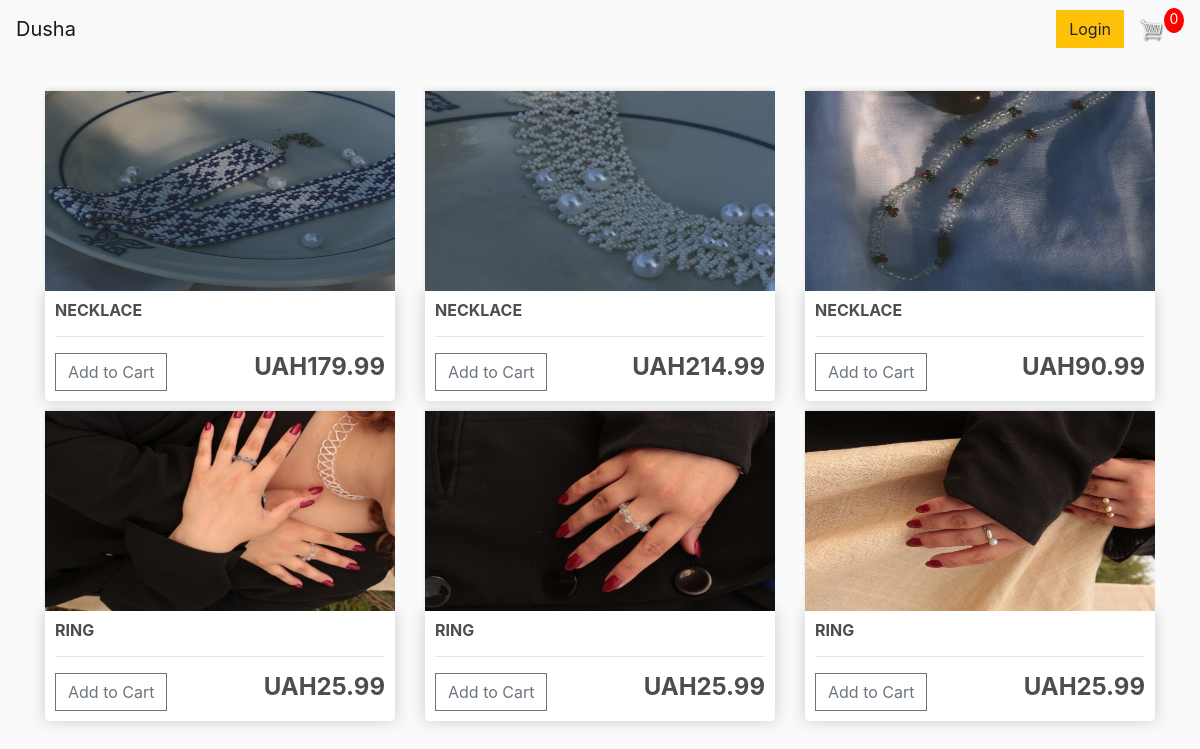
The page / on the database its author committed.
### store/models.py (models this page shows, shortened)
class Product(models.Model):
	name = models.CharField(max_length=200)
	price = models.FloatField()
	digital = models.BooleanField(default=False,null=True, blank=True)
	image = models.ImageField(null=True, blank=True)
	@property
	def imageURL(self):
		try:
			url = self.image.url
		except:
			url = ''
		return url

### store/views.py (the view)
# urls.py: path('', include('store.urls')),
def store(request):
	data = cartData(request)
	cartItems = data['cartItems']
	order = data['order']
	items = data['items']
	products = Product.objects.all()
	context = {'products':products, 'cartItems':cartItems}
	return render(request, 'store/store.html', context)

### store/utils.py (called while the page is built, shortened)
def cookieCart(request):
	try:
		cart = json.loads(request.COOKIES['cart'])
	except:
		cart = {}
		print('CART:', cart)
	items = []
	order = {'get_cart_total':0, 'get_cart_items':0, 'shipping':False}
	cartItems = order['get_cart_items']
	return {'cartItems':cartItems ,'order':order, 'items':items}

def cartData(request):
	if request.user.is_authenticated:
		customer = request.user.customer
		order, created = Order.objects.get_or_create(customer=customer, complete=False)
		items = order.orderitem_set.all()
		cartItems = order.get_cart_items
	else:
		cookieData = cookieCart(request)
		cartItems = cookieData['cartItems']
		order = cookieData['order']
		items = cookieData['items']
	return {'cartItems':cartItems ,'order':order, 'items':items}

### store/templates/store/store.html
{% extends 'store/main.html' %}
{% load static %}
{% block content %}
	<div class="row">
		{% for product in products %}
		<div class="col-lg-4">
			<img class="thumbnail" src="{{product.imageURL}}">
			<div class="box-element product">
				<h6><strong>{{product.name}}</strong></h6>
				<hr>
				<button data-product="{{product.id}}" data-action="add" class="btn btn-outline-secondary add-btn update-cart">Add to Cart</button>
				<h4 style="display: inline-block; float: right"><strong>UAH{{product.price}}</strong></h4>
			</div>
		</div>
		{% endfor %}
	</div>
{% endblock content %}

### store/templates/store/main.html (shortened to what this page needs)
<!DOCTYPE html>
{% load static %}
<html>
<head>
	<link rel="stylesheet" href="https://stackpath.bootstrapcdn.com/bootstrap/4.4.1/css/bootstrap.min.css">
	<link rel="stylesheet" type="text/css" href="{% static 'css/main.css' %}">
</head>
<body>
	<nav class="navbar navbar-expand-lg navbar-light bg-light">
	  <a class="navbar-brand" href="{% url 'store' %}">Dusha</a>
	  <div class="collapse navbar-collapse" id="navbarSupportedContent">
	    <div class="form-inline my-2 my-lg-0">
	     	<a href="{% url 'admin:index' %}"class="btn btn-warning">Login</a>
	     	<a href="{% url 'cart' %}">
	    		<img  id="cart-icon" src="{% static 'images/cart.png' %}">
	    	</a>
	    	<p id="cart-total">{{cartItems}}</p>
	    </div>
	  </div>
	</nav>
     <div class="container">
            <br>
            {% block content %}
            {% endblock content %}
         </div>
</body>
</html>

### static/css/main.css (style rules this page uses)
body { background-color: hsl(0, 0%, 98%); }
h1,h2,h3,h4,h5,h6 { color:hsl(0, 0%, 30%); }
.box-element { box-shadow:hsl(0, 0%, 80%) 0 0 16px; background-color: #fff; border-radius: 4px; padding: 10px; }
.thumbnail { width: 100%; height: 200px; -webkit-box-shadow: -1px -3px 5px -2px rgba(214,214,214,1); -moz-box-shadow: -1px -3px 5px -2px rgba(214,214,214,1); box-shadow: -1px -3px 5px -2px rgba(214,214,214,1); }
.product { border-radius: 0 0 4px 4px; }
#cart-icon { width:25px; display: inline-block; margin-left: 15px; }
#cart-total { display: block; text-align: center; color:#fff; background-color: red; width: 20px; height: 25px; border-radius: 50%; font-size: 14px; }
.col-lg-4, .col-lg-6, .col-lg-8, .col-lg-12 { margin-top: 10px; }
.btn { border-radius: 0; }

### rows shown on the page
Product: imageURL (picture), name "NECKLACE", price "179.99"
Product: imageURL (picture), name "NECKLACE", price "214.99"
Product: imageURL (picture), name "NECKLACE", price "90.99"
Product: imageURL (picture), name "RING", price "25.99"
Product: imageURL (picture), name "RING", price "25.99"
Product: imageURL (picture), name "RING", price "25.99"

### other values the page prints
{{ cartItems }} "0"
